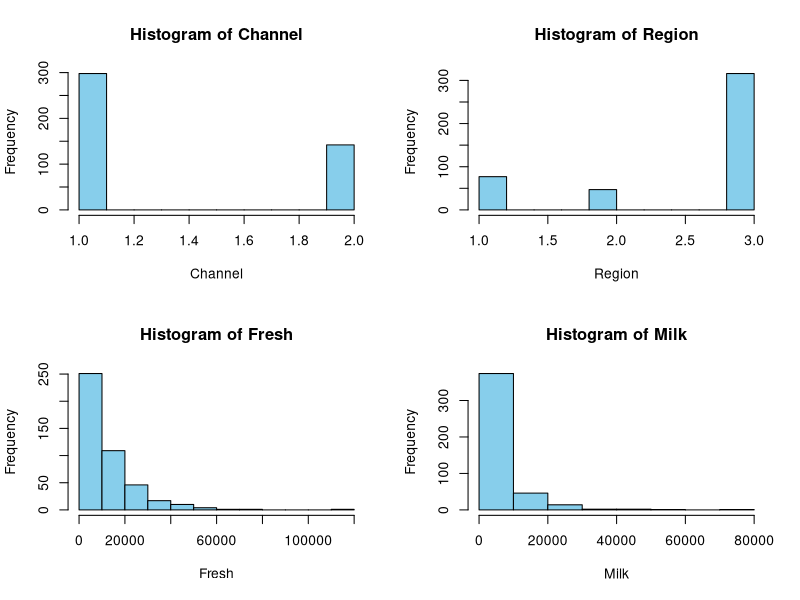
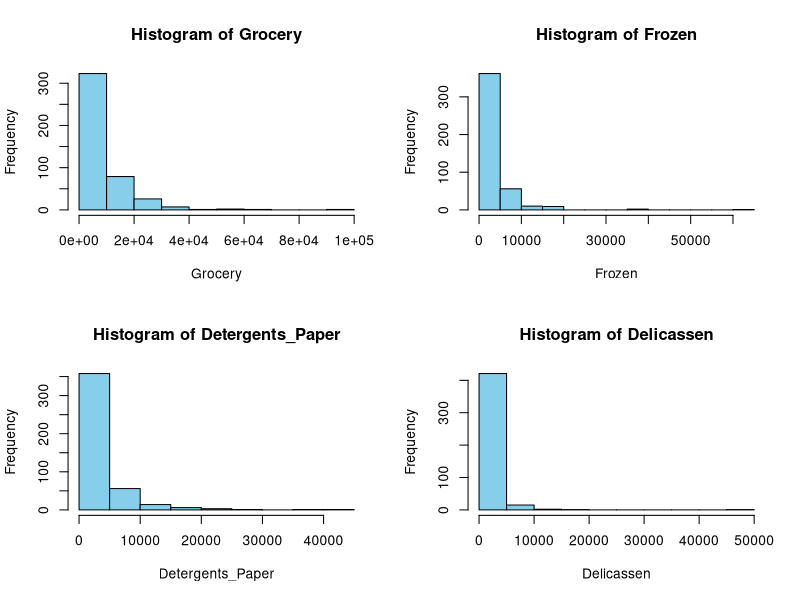
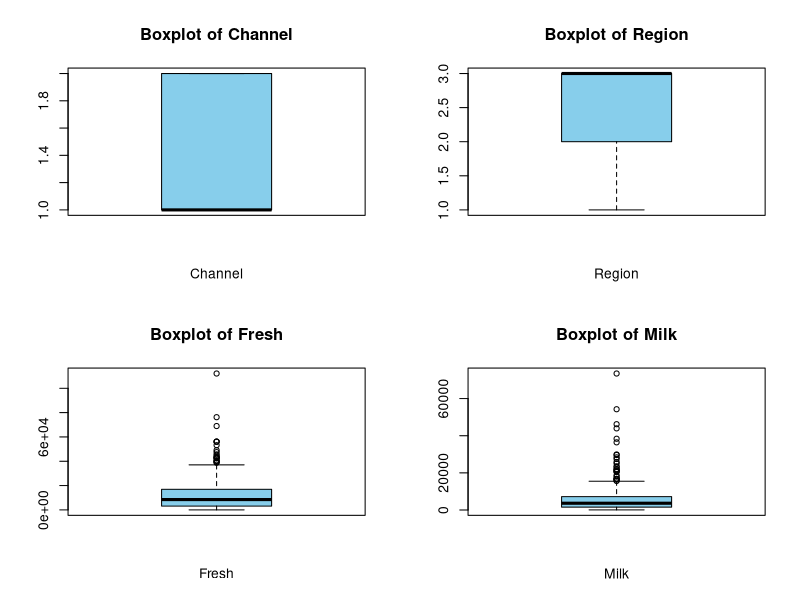
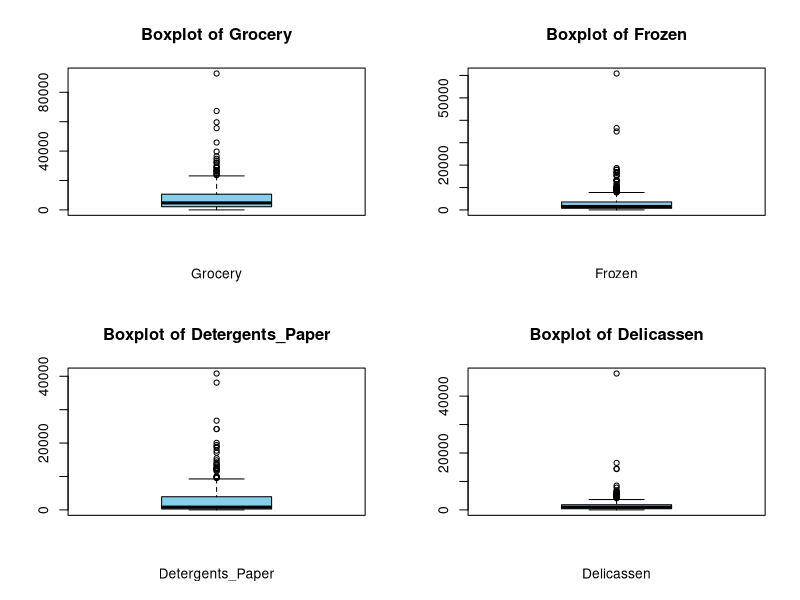
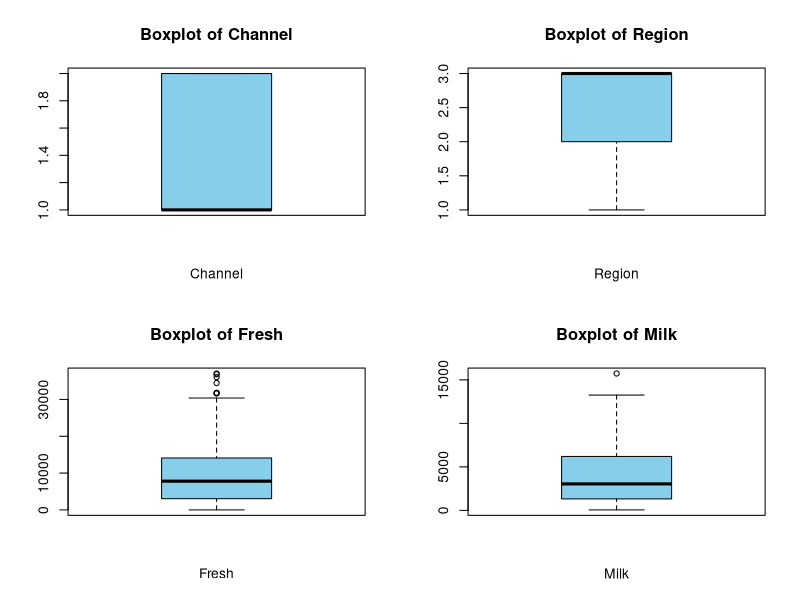
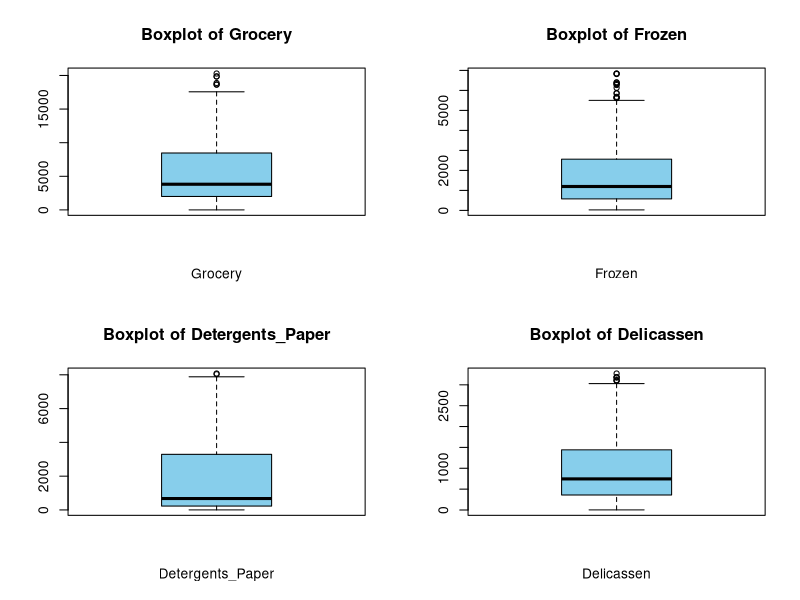
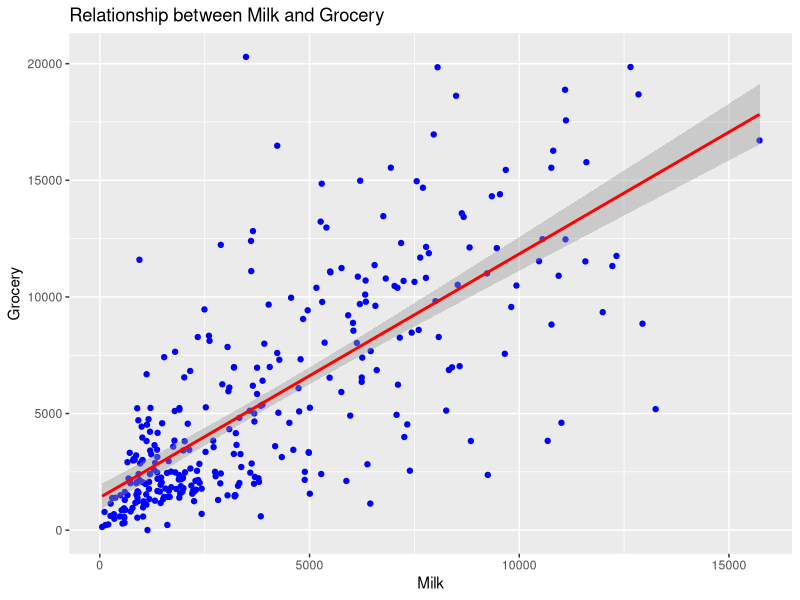
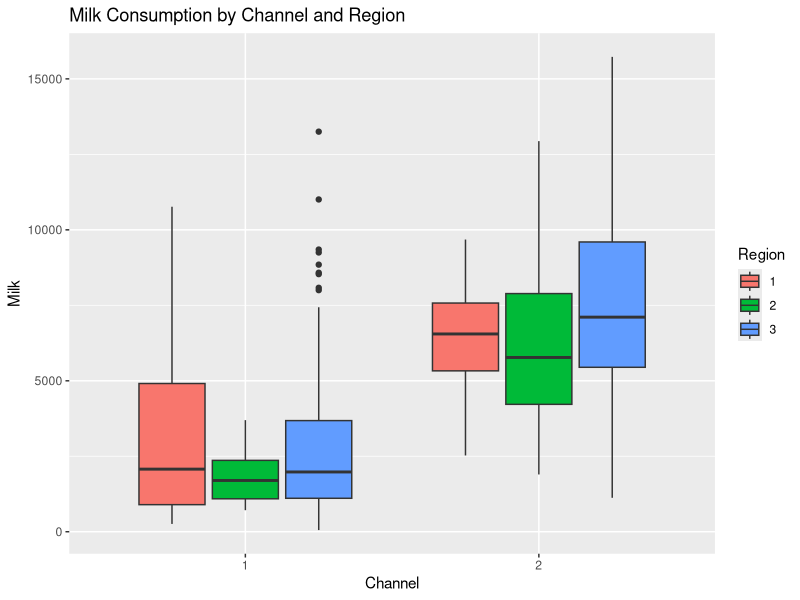

The R script that drew these images, in order:

# setting the working directory
setwd("C:/Users/STUDENTS/Documents/EMMANUEL NSUBUGA")

      
# importing the neccessary libraries  
library(tidyverse)
library(tidyr)
library(tidyselect)
library(ggplot2)
library(data.table)
library(readxl)
library(readr)
library(psych)
library(writexl)


  
## A. Transform the dataset to by handling any anomalies [10 Marks].

## B. Save the transformed dataset both as an R dataframe and as an excel file labelled "Q12". [5 Marks]

## C. Explore the above dataframe and highlight key descriptive statistics about only four of the variables. [15 Marks]

## D. What is the relationship between two continuous variables? (Back this up with justifiable statistical results) [15 Marks]

## E. What is the relationship between two categorical and one continuous variable?  (Back this up with justifiable statistical results) [15 Marks]


### Answers

# A - using wholesale dataset ----

# reading the dataset ----

wholesale <- read_excel("Wholesale_customers_data.xls")

View(wholesale)

# checking for the columns of our datasets -----
names(wholesale)


## According to the structure of our dataset, all the columns are numerical

### Understanding the structure of my data set ----
## Shape of the data-----
dim(wholesale) 
#Rows -------> 440  columns --------> 8 ------


# structure of the dataset ----
str(wholesale)
glimpse(wholesale)


# visualizing our dataset to check for the distribution ----
# Function to plot histograms for numeric columns ----
Histogram <- function(wholesale) {
  numeric_cols <- names(wholesale)[sapply(wholesale, is.numeric)] 
  
  par(mfrow = c(2, 2)) 
  
  for (col in numeric_cols) {
    hist(wholesale[[col]], main = paste("Histogram of", col), 
         xlab = col, col = "skyblue", border = "black")
  }
  
  par(mfrow = c(1, 1))  
}

# Calling the function ----
Histogram(wholesale)

# Accoding to data distribution, we can see that the data is not normally distributed
# This implies that incase of any missing values, we cannot use mean to impute

## checking for missing values ----

missing_values <- sapply(wholesale, function(x) sum(is.na(x)))
missing_values 

# Basing on the results, we can see that there are no missing values 



# checking for outliers using boxplots

outlier_boxplot <- function(wholesale) {
  numeric_cols <- names(wholesale)[sapply(wholesale, is.numeric)] 
  
  par(mfrow = c(2, 2)) 
  
  for (col in numeric_cols) {
    boxplot(wholesale[[col]], main = paste("Boxplot of", col), 
         xlab = col, col = "skyblue", border = "black")
  }
  
  par(mfrow = c(1, 1))  
}

# Calling the function ----
outlier_boxplot(wholesale)


## Basing on the output, we notice that its only Channel and Region withon outliers
# this implies we can create  new dataframe use when removing outliers since Channel and Region are clean

## Dealing with the outliers ----

# Removing outliers 

remove_outliers <- function(wholesale, cols) {
  for (col in cols) {
    q1 <- quantile(wholesale[[col]], 0.25, na.rm = TRUE)
    q3 <- quantile(wholesale[[col]], 0.75, na.rm = TRUE)
    IQR <- q3 - q1
    lower_bound <- q1 - 1.5 * IQR
    upper_bound <- q3 + 1.5 * IQR
    wholesale <- wholesale[wholesale[[col]] >= lower_bound & wholesale[[col]] <= upper_bound, ]
  }
  return(wholesale)
}

# Apply to numeric columns
numeric_cols <- names(wholesale)[sapply(wholesale, is.numeric)]
wholesale_cleaned <- remove_outliers(wholesale, numeric_cols)


# ploting again to check for outliers

outlier_boxplot <- function(wholesale_cleaned) {
  numeric_cols <- names(wholesale_cleaned)[sapply(wholesale_cleaned, is.numeric)] 
  
  par(mfrow = c(2, 2)) 
  
  for (col in numeric_cols) {
    boxplot(wholesale_cleaned[[col]], main = paste("Boxplot of", col), 
            xlab = col, col = "skyblue", border = "black")
  }
  
  par(mfrow = c(1, 1))  
}

# Calling the function ----
outlier_boxplot(wholesale_cleaned)








# B. Save Transformed Dataset -----
# Save as R Dataframe
save(wholesale_cleaned, file = "Q12.RData")

# Save as Excel File
write_xlsx(wholesale_cleaned, "Q12.xlsx")


# C. Descriptive Statistics for 4 Variables ------
selected_vars <- wholesale_cleaned %>% 
  select(Fresh, Milk, Grocery, Detergents_Paper)

# Summary of descriptive statistics ----

describe(selected_vars$Fresh)
### vars   n    mean      sd median trimmed     mad min   max range skew kurtosis     se
### X1    1 318 9718.17 8200.12 7801.5 8676.46 7504.92   3 37036 37033 1.05     0.63 459.84


describe(selected_vars$Milk)
### vars   n    mean     sd median trimmed    mad min   max range skew kurtosis     se
## X1    1 318 3989.18 3260.6   3045 3560.89 2909.6  55 15729 15674 1.01     0.25 182.85

describe(selected_vars$Grocery)
# vars   n    mean      sd median trimmed     mad min   max range skew kurtosis     se
# X1    1 318 5563.68 4623.07 3815.5  4952.5 3529.33   3 20292 20289 1.07     0.34 259.25

describe(selected_vars$Detergents_Paper)
# vars   n   mean      sd median trimmed    mad min  max range skew kurtosis     se
# X1    1 318 1840.6 2206.61    675 1450.23 861.39   3 8077  8074 1.24     0.31 123.74


descriptive_summary <- describe(selected_vars) %>% 
  view()




## summary of the selected variables

summary(wholesale_cleaned$Fresh)
### Min. 1st Qu.  Median    Mean 3rd Qu.    Max. 
### 3    3044    7802    9718   14085   37036 



summary(wholesale_cleaned$Milk)

### Min. 1st Qu.  Median    Mean 3rd Qu.    Max. 
### 55    1330    3045    3989    6188   15729 


summary(wholesale_cleaned$Grocery)

### Min. 1st Qu.  Median    Mean 3rd Qu.    Max. 
##  3    2002    3816    5564    8436   20292 


summary(wholesale_cleaned$Detergents_Paper)
### Min. 1st Qu.  Median    Mean 3rd Qu.    Max. 
### 3.0   228.8   675.0  1840.6  3273.0  8077.0 


summary(selected_vars)

## Fresh            Milk          Grocery      Detergents_Paper
## Min.   :    3   Min.   :   55   Min.   :    3   Min.   :   3.0  
## 1st Qu.: 3044   1st Qu.: 1330   1st Qu.: 2002   1st Qu.: 228.8  
## Median : 7802   Median : 3045   Median : 3816   Median : 675.0  
## Mean   : 9718   Mean   : 3989   Mean   : 5564   Mean   :1840.6  
## 3rd Qu.:14085   3rd Qu.: 6188   3rd Qu.: 8436   3rd Qu.:3273.0  
## Max.   :37036   Max.   :15729   Max.   :20292   Max.   :8077.0  





# D. Relationship between Two Continuous Variables (Milk vs Grocery) -----
cor_test <- cor.test(wholesale_cleaned$Milk, wholesale_cleaned$Grocery)
print(cor_test)  # 0.7368725- this implies that the relationship between Milk and Grocery is high

# Visualization -----
ggplot(wholesale_cleaned, aes(x = Milk, y = Grocery)) +
  geom_point(color = "blue") +
  geom_smooth(method = "lm", color = "red") +
  ggtitle("Relationship between Milk and Grocery")  ## According to the output, the line of bestfit is has a strong positive correlation



# E. Relationship between Two Categorical and One Continuous Variable ----

# Based on the dataset, we can see that Region and channel ore ordinal data which can be converted to categorical 
# Create a categorical variable based on Region  and Channel
wholesale_cleaned$Channel <- as.factor(wholesale_cleaned$Channel)
wholesale_cleaned$Region <- as.factor(wholesale_cleaned$Region)

# Boxplot to visualize relationship
ggplot(wholesale_cleaned, aes(x = Channel, y = Milk, fill = Region)) +
  geom_boxplot() +
  ggtitle("Milk Consumption by Channel and Region")

# ANOVA Test
anova_test <- aov(Milk ~ Channel * Region, data = wholesale_cleaned)
summary(anova_test)








